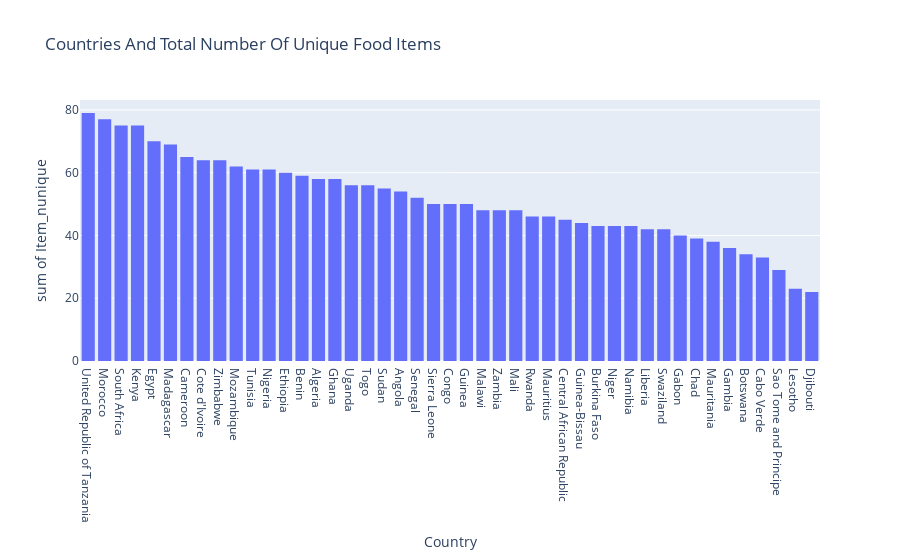

The code cell stored with this chart in its notebook:
### Code cell
fig5 = px.histogram(mostItems, x='Country', y='Item_nunique', title='Countries And Total Number Of Unique Food Items')
fig5

### Figure 1 — Plotly figure (JSON) as saved in the notebook; plotly's stock layout.template omitted (floating-point values rounded to 4 significant figures)
{"data": [{"alignmentgroup": "True", "bingroup": "x", "histfunc": "sum", "hovertemplate": "Country=%{x}<br>sum of Item_nunique=%{y}<extra></extra>", "legendgroup": "", "marker": {"color": "#636efa", "pattern": {"shape": ""}}, "name": "", "offsetgroup": "", "orientation": "v", "showlegend": false, "type": "histogram", "x": ["United Republic of Tanzania", "Morocco", "South Africa", "Kenya", "Egypt", "Madagascar", "Cameroon", "Cote d'Ivoire", "Zimbabwe", "Mozambique", "Tunisia", "Nigeria", "Ethiopia", "Benin", "Algeria", "Ghana", "Uganda", "Togo", "Sudan", "Angola", "Senegal", "Sierra Leone", "Congo", "Guinea", "Malawi", "Zambia", "Mali", "Rwanda", "Mauritius", "Central African Republic", "Guinea-Bissau", "Burkina Faso", "Niger", "Namibia", "Liberia", "Swaziland", "Gabon", "Chad", "Mauritania", "Gambia", "Botswana", "Cabo Verde", "Sao Tome and Principe", "Lesotho", "Djibouti"], "xaxis": "x", "y": [79, 77, 75, 75, 70, 69, 65, 64, 64, 62, 61, 61, 60, 59, 58, 58, 56, 56, 55, 54, 52, 50, 50, 50, 48, 48, 48, 46, 46, 45, 44, 43, 43, 43, 42, 42, 40, 39, 38, 36, 34, 33, 29, 23, 22], "yaxis": "y"}], "layout": {"barmode": "relative", "legend": {"tracegroupgap": 0}, "title": {"text": "Countries And Total Number Of Unique Food Items"}, "xaxis": {"anchor": "y", "domain": [0, 1], "title": {"text": "Country"}}, "yaxis": {"anchor": "x", "domain": [0, 1], "title": {"text": "sum of Item_nunique"}}}}
